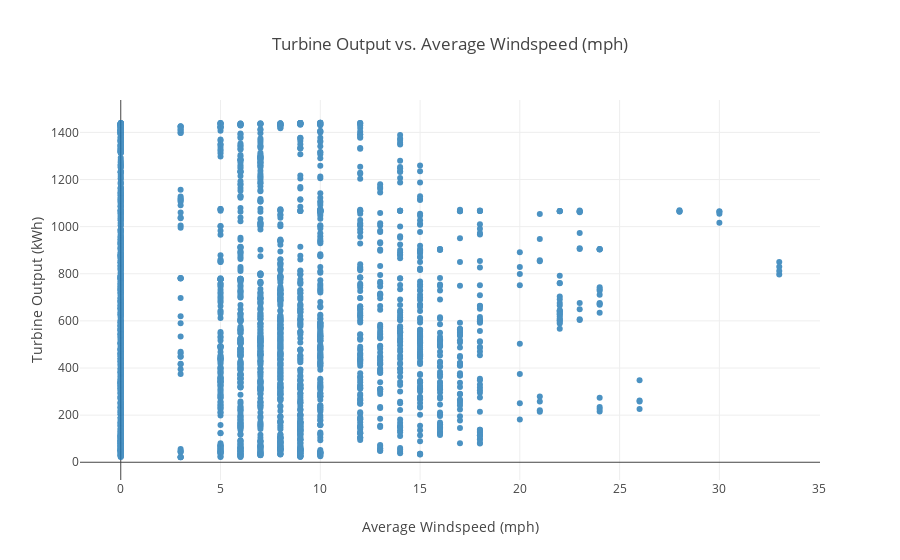
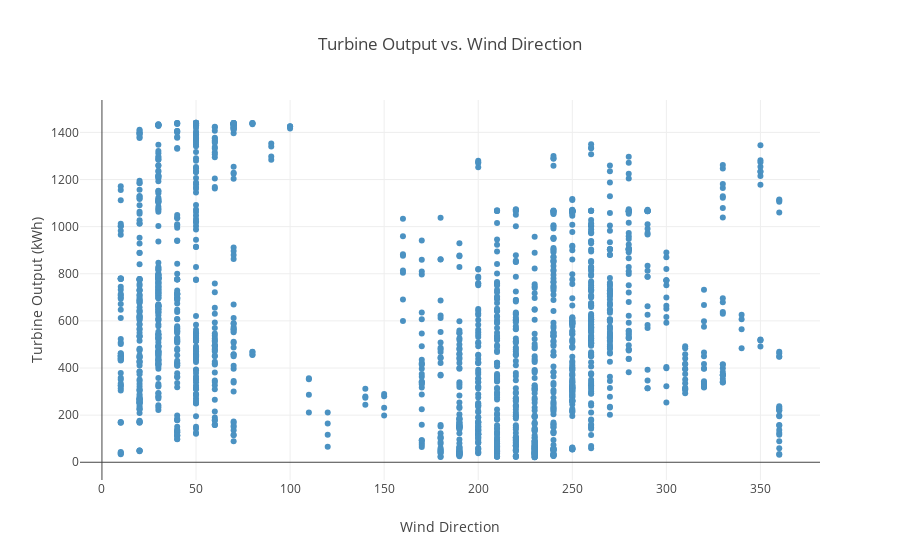
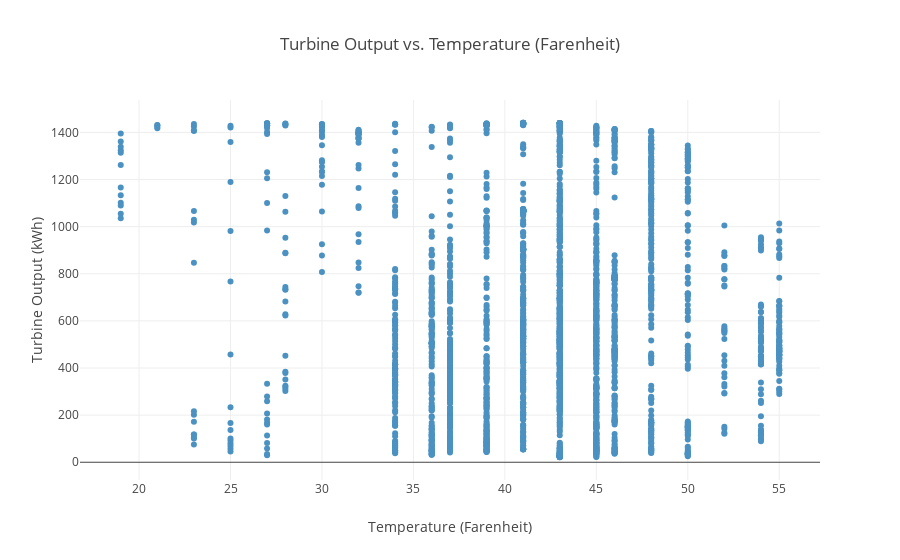
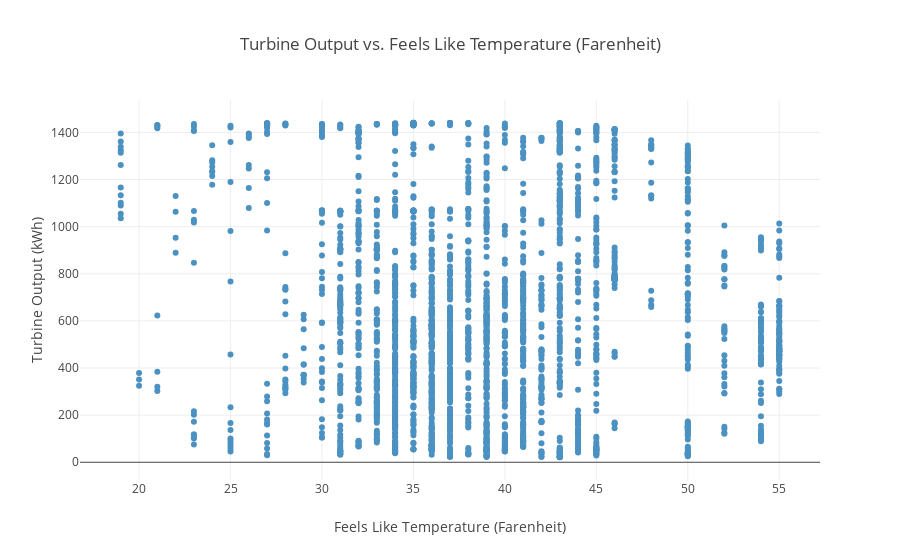

Here is the notebook cell these charts were saved with, in order:
### Code cell
for feature in feature_dict:
    trace = go.Scatter(x=turbine_weather_df[feature],
                       y=turbine_weather_df["avg_kW_reading"],
                       mode='markers',
                       opacity=.8)
    data=[trace]

    layout = go.Layout(
        title='Turbine Output vs. ' + feature_dict[feature],
        yaxis=dict(
            title='Turbine Output (kWh)'
        ),
        xaxis=dict(
            title=feature_dict[feature]
        )
    )

    fig = go.Figure(data=data, layout=layout)
    py.iplot(fig)

### Figure 1 — Plotly figure (JSON) as saved in the notebook; plotly's stock layout.template omitted (floating-point values rounded to 4 significant figures; data arrays with more than 128 entries replaced by an {"elided": "..."} marker saying what was removed)
{"data": [{"mode": "markers", "opacity": 0.8, "type": "scatter", "uid": "f688ab18-ed9d-11e8-86fa-50e549ed1be1", "x": {"elided": "2600 int values"}, "y": {"elided": "2600 float values"}}], "layout": {"title": "Turbine Output vs. Average Windspeed (mph)", "xaxis": {"title": "Average Windspeed (mph)"}, "yaxis": {"title": "Turbine Output (kWh)"}}}

### Figure 2 — Plotly figure (JSON) as saved in the notebook; plotly's stock layout.template omitted (floating-point values rounded to 4 significant figures; data arrays with more than 128 entries replaced by an {"elided": "..."} marker saying what was removed)
{"data": [{"mode": "markers", "opacity": 0.8, "type": "scatter", "uid": "f6949224-ed9d-11e8-bc7c-50e549ed1be1", "x": {"elided": "2600 int values"}, "y": {"elided": "2600 float values"}}], "layout": {"title": "Turbine Output vs. Wind Direction", "xaxis": {"title": "Wind Direction"}, "yaxis": {"title": "Turbine Output (kWh)"}}}

### Figure 3 — Plotly figure (JSON) as saved in the notebook; plotly's stock layout.template omitted (floating-point values rounded to 4 significant figures; data arrays with more than 128 entries replaced by an {"elided": "..."} marker saying what was removed)
{"data": [{"mode": "markers", "opacity": 0.8, "type": "scatter", "uid": "f6a003fe-ed9d-11e8-89d2-50e549ed1be1", "x": {"elided": "2600 int values"}, "y": {"elided": "2600 float values"}}], "layout": {"title": "Turbine Output vs. Temperature (Farenheit)", "xaxis": {"title": "Temperature (Farenheit)"}, "yaxis": {"title": "Turbine Output (kWh)"}}}

### Figure 4 — Plotly figure (JSON) as saved in the notebook; plotly's stock layout.template omitted (floating-point values rounded to 4 significant figures; data arrays with more than 128 entries replaced by an {"elided": "..."} marker saying what was removed)
{"data": [{"mode": "markers", "opacity": 0.8, "type": "scatter", "uid": "f6adbfd2-ed9d-11e8-904a-50e549ed1be1", "x": {"elided": "2600 int values"}, "y": {"elided": "2600 float values"}}], "layout": {"title": "Turbine Output vs. Feels Like Temperature (Farenheit)", "xaxis": {"title": "Feels Like Temperature (Farenheit)"}, "yaxis": {"title": "Turbine Output (kWh)"}}}
